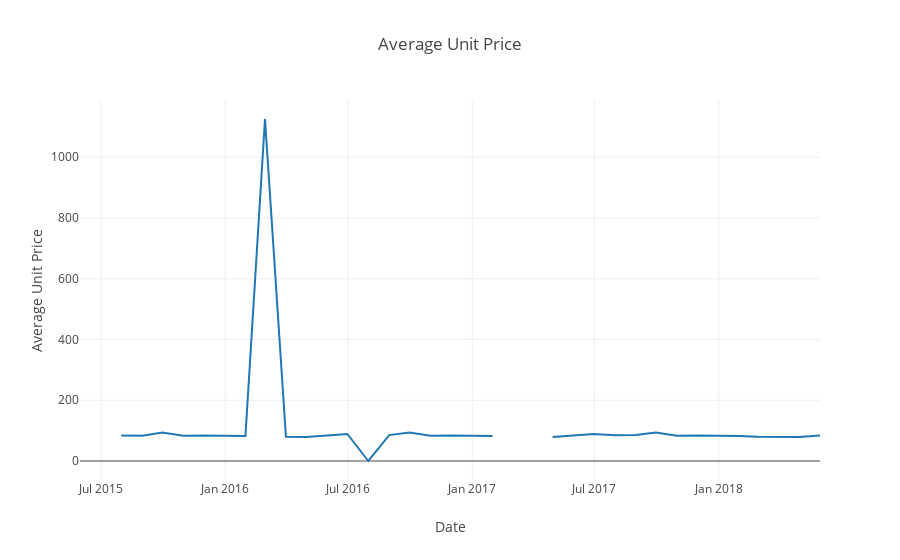

Notebook code for this chart:
### Markdown cell above
## Unit Price

### Code cell
traces=[]

traces.append(go.Scatter(x=data.date, y=data.avg_price, mode='lines'))

layout = dict(
    title='Average Unit Price',
    yaxis=dict(title='Average Unit Price'), showlegend=False, xaxis=dict(title='Date'))

fig = dict(data=traces, layout=layout)
iplot(fig)

### Figure 1 — Plotly figure (JSON) as saved in the notebook; plotly's stock layout.template omitted (floating-point values rounded to 4 significant figures)
{"data": [{"mode": "lines", "type": "scatter", "x": ["2015-05-31", "2015-07-31", "2015-08-31", "2015-09-30", "2015-10-31", "2015-11-30", "2015-12-31", "2016-01-31", "2016-02-29", "2016-03-31", "2016-04-30", "2016-05-31", "2016-06-30", "2016-07-31", "2016-08-31", "2016-09-30", "2016-10-31", "2016-11-30", "2016-12-31", "2017-01-31", "2017-02-28", "2017-03-31", "2017-04-30", "2017-05-31", "2017-06-30", "2017-07-31", "2017-08-31", "2017-09-30", "2017-10-31", "2017-11-30", "2017-12-31", "2018-01-31", "2018-02-28", "2018-03-31", "2018-04-30", "2018-05-31"], "y": [null, 84.13, 83.19, 93.42, 83.29, 84.0, 84.21, 82.11, 1126.0, 79.66, 78.93, 84.15, 88.88, 0, 85.36, 94.02, 83.28, 84.02, 84.21, 82.16, null, null, 78.92, 84.16, 88.91, 84.79, 85.33, 94.04, 83.28, 84.01, 84.21, 82.14, 79.55, 79.71, 78.92, 84.14]}], "layout": {"showlegend": false, "title": "Average Unit Price", "xaxis": {"title": "Date"}, "yaxis": {"title": "Average Unit Price"}}}
